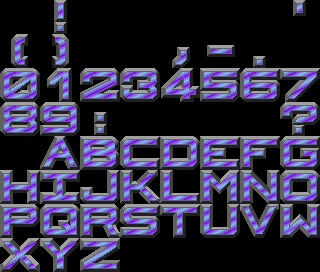
#> input picture apps/assets/screens/stcs/font40x34_c1.png, 320 x 272 px
$ python fit_part.py ../../apps/assets/screens/stcs/font40x34_c1.raw.png ../../apps/assets/screens/stcs/font40x34_c1.png 5 5 5
#> lines starting #> are read from the running program, lines starting #| are printed output that depends on the picture
### prototypes/naos_nitrowave_re/stimg.py
"""ST RAM -> chunky/RGB helpers shared by the model/compare scripts."""
import struct

import numpy as np


def st_rgb(w):
    def c(n):
        n &= 0xF
        n = ((n & 7) << 1) | (n >> 3)
        return n * 17
    return (c(w >> 8), c(w >> 4), c(w))


def palette(mem, at):
    return np.array([st_rgb(v) for v in struct.unpack('>16H', bytes(mem[at:at + 32]))], np.uint8)


def chunky(mem, addr, stride, lines, width=None):
    """Indices [lines, width] of a planar screen whose lines are `stride` bytes."""
    width = width or (stride // 8) * 16
    groups = (width + 15) // 16
    out = np.zeros((lines, groups * 16), np.uint8)
    buf = np.frombuffer(bytes(mem[addr:addr + stride * lines + 8]), np.uint8)
    for y in range(lines):
        row = buf[y * stride: y * stride + groups * 8].reshape(groups, 4, 2)
        words = (row[:, :, 0].astype(np.uint16) << 8) | row[:, :, 1]
        for b in range(16):
            bits = (words >> (15 - b)) & 1
            out[y, b::16] = bits[:, 0] | (bits[:, 1] << 1) | (bits[:, 2] << 2) | (bits[:, 3] << 3)
    return out[:, :width]

### prototypes/naos_nitrowave_re/fit_part.py
"""Fit a part's capture rows to its screen in a RAM dump.
    fit_part.py DUMP CAPTURE.png PALADDR BASE [STRIDE]
For each capture row: is it black, or which line of BASE (stride STRIDE, 230
default) with first pixel at capture x -X matches it best (whole row, x < 412)?
Prints runs of rows with the same (line - row, x0) relation."""
import sys

import numpy as np
from PIL import Image

from stimg import chunky, palette

mem = open(sys.argv[1], 'rb').read()
cap = np.array(Image.open(sys.argv[2]).convert('RGB'))[::2, ::2]
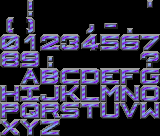
#> cap: shape (136, 160, 3); mean R, G, B 50.7, 47.1, 68.9
pal = palette(mem, int(sys.argv[3], 16))
base = int(sys.argv[4], 16)
stride = int(sys.argv[5]) if len(sys.argv) > 5 else 230
runs = []
for y in range(cap.shape[0]):
    row = cap[y, :412]
    if (row == 0).all():
        res = ('black',)
    else:
        best = (0, None, None)
        for line in range(-2, 280):
            a = base + 160 + line * stride if line >= 0 else base + 160 * (line + 1)
            if a < 0:
                continue
            px = pal[chunky(mem, a, 240, 1, 480)[0]]
            for x0 in (4, 0, 8, 12, 16, -48, -52, 48):
                seg = px[x0:x0 + 412] if x0 >= 0 else None
                if seg is None:
                    continue
#> (the run stopped early here; a loop or call above may not have finished)
